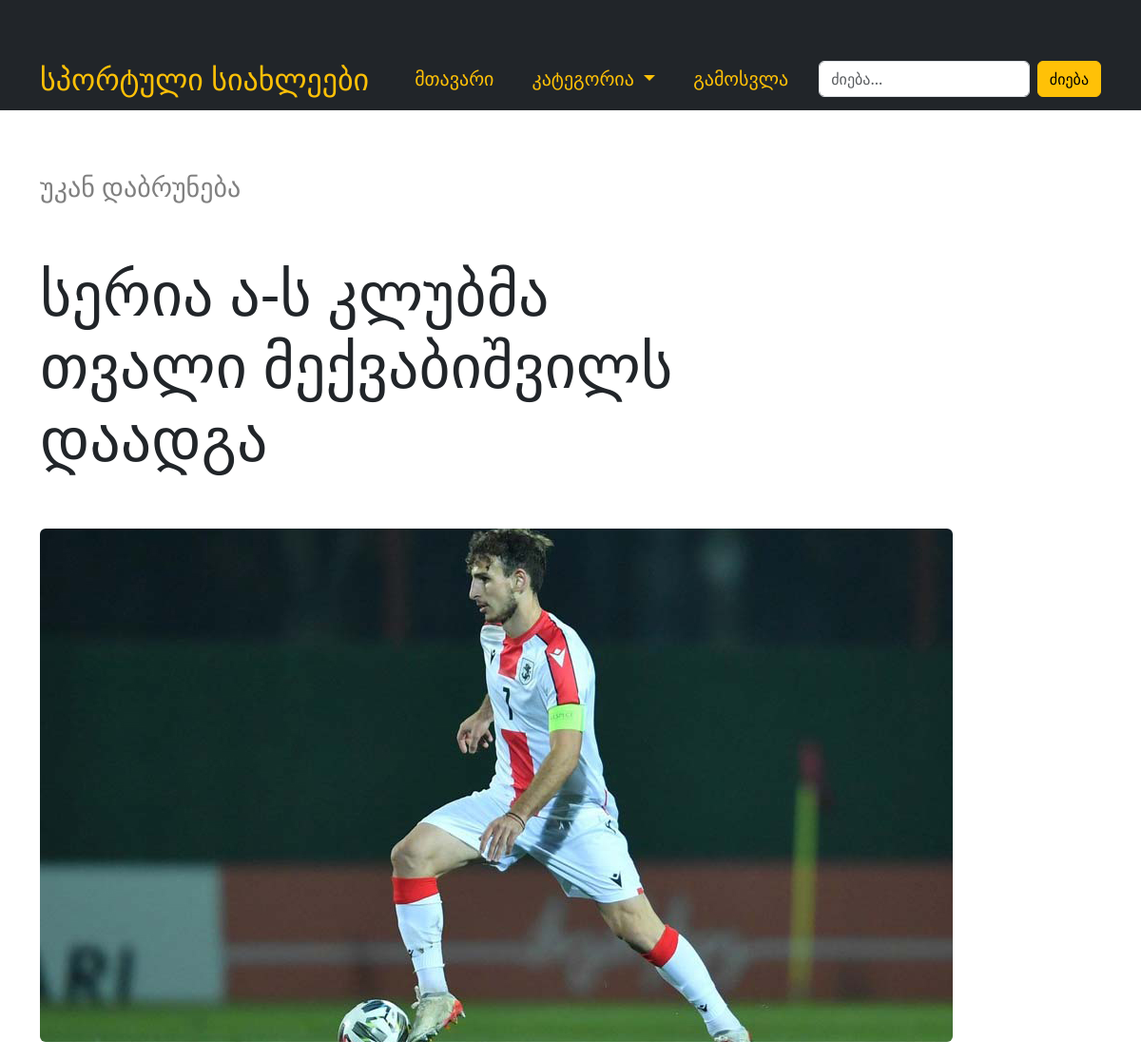
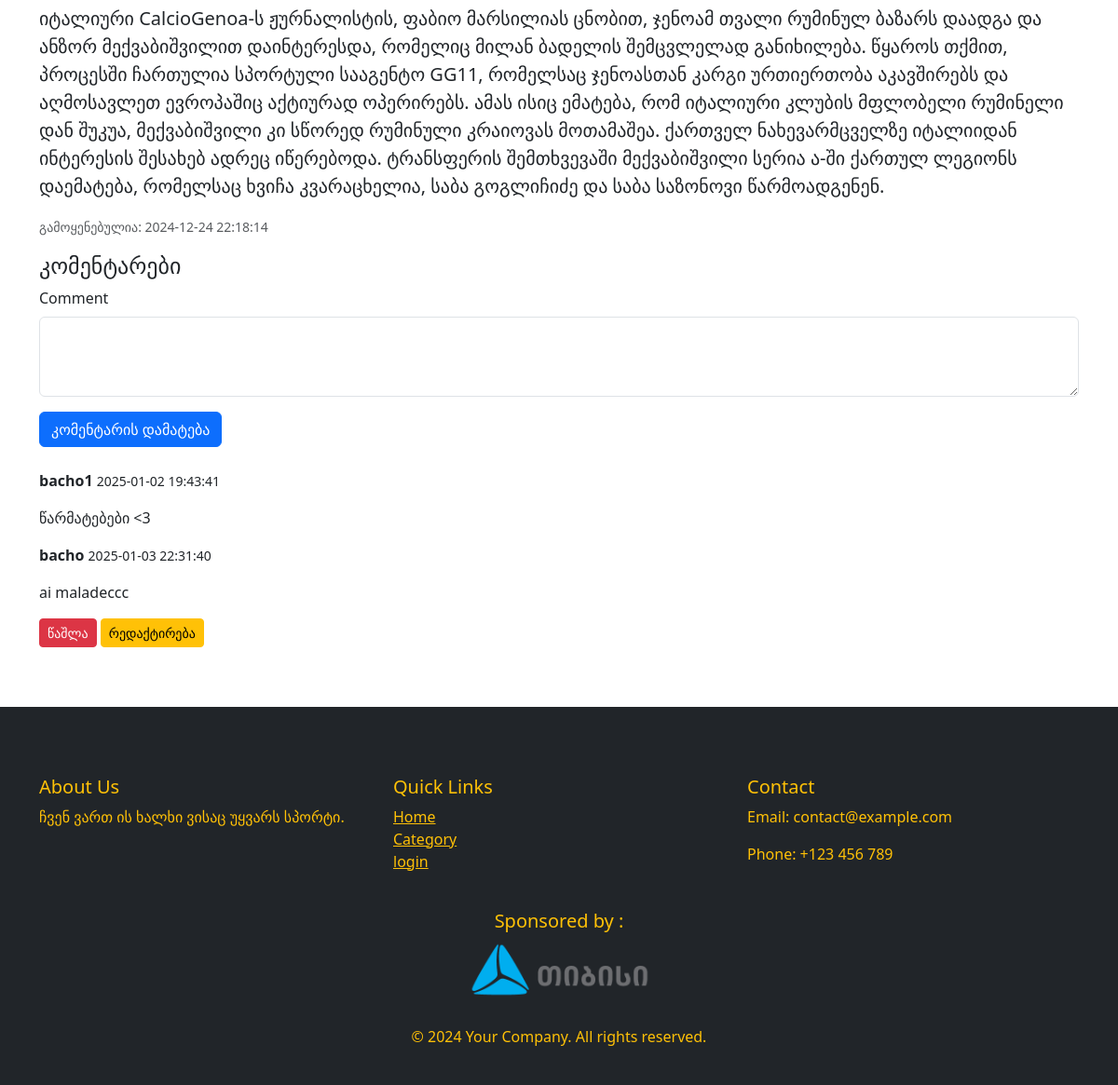
/news_detail/2 (signed in), run on the app's committed database (2 pictures, top to bottom).
### models.py (models this page shows, shortened)
class News(db.Model):
    id = db.Column(db.Integer(), primary_key=True)
    name = db.Column(db.String())
    descrip = db.Column(db.String())
    category = db.Column(db.String())
    img = db.Column(db.String())
    created_at = db.Column(db.DateTime, default=datetime.utcnow)
    comments = db.relationship('Comment', back_populates='news', cascade="all, delete-orphan")

class Comment(db.Model):
    id = db.Column(db.Integer, primary_key=True)
    content = db.Column(db.Text, nullable=False)
    created_at = db.Column(db.DateTime, default=datetime.utcnow)
    news_id = db.Column(db.Integer, db.ForeignKey('news.id'), nullable=False)
    user_id = db.Column(db.Integer, db.ForeignKey('user.id'), nullable=False)
    news = db.relationship('News', back_populates='comments')
    user = db.relationship('User', back_populates='comments')

class User(db.Model, UserMixin):
    id = db.Column(db.Integer(), primary_key = True)
    username = db.Column(db.String())
    password = db.Column(db.String())
    role =  db.Column(db.String())
    comments = db.relationship('Comment', back_populates='user')

### routes.py (the view)
@app.route("/news_detail/<int:news_id>", methods=["GET", "POST"])
def news_detail(news_id):
    news_item = News.query.get_or_404(news_id)
    form = CommentForm()
    if not current_user.is_authenticated:
        flash("კომენატრის დასატოვებლად აუცილებელია ავტორიზაციის გავლა", "warning")
    if current_user.is_authenticated and form.validate_on_submit():
        comment = Comment(content=form.content.data, news_id=news_id, user_id=current_user.id)
        db.session.add(comment)
        db.session.commit()
        flash("კომენტარი წარმატებით დაემატა!", "success")
        return redirect(url_for("news_detail", news_id=news_id))
    comments = Comment.query.filter_by(news_id=news_id).all()  # ყველა კომენტარი
    return render_template("news_detail.html", news=news_item, form=form, comments=comments)

### forms.py
class CommentForm(FlaskForm):
    content = TextAreaField('Comment', validators=[DataRequired()])

### models.py (called while the page is built)
@login_manager.user_loader
def load_user(user_id):
    return User.query.get(user_id)

### templates/news_detail.html (shortened to what this page needs)
{% extends "base.html" %}
{% block content %}
<div class="container mt-5">
    <div class="row">
        <h3 class="mt-3">
            <a href="/{{ news.category }}" style="text-decoration: none; color: grey;">უკან დაბრუნება</a>
        </h3><br>
        <div class="col-md-8 mt-5">
            <h1 class="display-3">{{ news.name }}</h1>
            <img src="/static/{{ news.img }}" class="rounded mb-4 mt-5" alt="{{ news.name }}">
        </div>
        <p class="lead">{{ news.descrip }}</p>
        <p class="text-muted">
            <small>გამოყენებულია: {{ news.created_at.strftime('%Y-%m-%d %H:%M:%S') }}</small>
        </p>
        {% if current_user.is_authenticated %}
        <h4>კომენტარები</h4>
        <form method="POST">
            <div class="mb-3">
                {{ form.content.label(class="form-label") }}
                {{ form.content(class="form-control", rows="3") }}
            </div>
            <button type="submit" class="btn btn-primary">კომენტარის დამატება</button>
        </form>
        {% else %}
        <p>თუ გსურთ კომენტარის დამატება, გთხოვთ შეისწავლოთ <a href="{{ url_for('login') }}">ლოგინი</a>.</p>
        {% endif %}
        <div class="mt-4">
            {% for comment in comments %}
            <div class="comment mb-3">
                <p><strong>{{ comment.user.username }}</strong> <small>{{ comment.created_at.strftime('%Y-%m-%d %H:%M:%S') }}</small></p>
                <p>{{ comment.content }}</p>
                {% if current_user.id == comment.user.id or current_user.role == 'Admin' %}
                <a href="{{ url_for('delete_comment', comment_id=comment.id) }}" class="btn btn-danger btn-sm">წაშლა</a>
                <a href="{{ url_for('edit_comment', comment_id=comment.id) }}" class="btn btn-warning btn-sm">რედაქტირება</a>
                {% endif %}
            </div>
            {% endfor %}
        </div>
    </div>
</div>
{% endblock %}

### static/style.css (style rules this page uses)
body { background-color: rgb(255, 255, 255); height: 100vh; margin: 0; overflow: auto; }
.container { margin-top: 50px; }

### data on the page
News: name "სერია ა-ს კლუბმა თვალი მექვაბიშვილს დაადგა", img (picture), descrip "იტალიური CalcioGenoa-ს ჟურნალისტის, ფაბიო მარსილიას ცნობით, ჯენოამ თვალი რუმინულ ბაზარს დაადგა და ანზორ მექვაბიშვილით დაინტერესდა, რომელიც მილან ბადელის შემცვლელად განიხილება. წყაროს თქმით, პროცესში ჩართულია სპორტული სააგენტო GG11, რომელსაც ჯენოასთან კარგი ურთიერთობა აკავშირებს და აღმოსავლეთ ევროპაშიც აქტიურად ოპერირებს. ამას ისიც ემატება, რომ იტალიური კლუბის მფლობელი რუმინელი დან შუკუა, მექვაბიშვილი კი სწორედ რუმინული კრაიოვას მოთამაშეა. ქართველ ნახევარმცველზე იტალიიდან ინტერესის შესახებ ადრეც იწერებოდა. ტრანსფერის შემთხვევაში მექვაბიშვილი სერია ა-ში ქართულ ლეგიონს დაემატება, რომელსაც ხვიჩა კვარაცხელია, საბა გოგლიჩიძე და საბა საზონოვი წარმოადგენენ.", created_at "2024-12-24 22:18:14"
Comment: user.username "bacho1", created_at "2025-01-02 19:43:41", content "წარმატებები <3"
Comment: user.username "bacho", created_at "2025-01-03 22:31:40", content "ai maladeccc"
